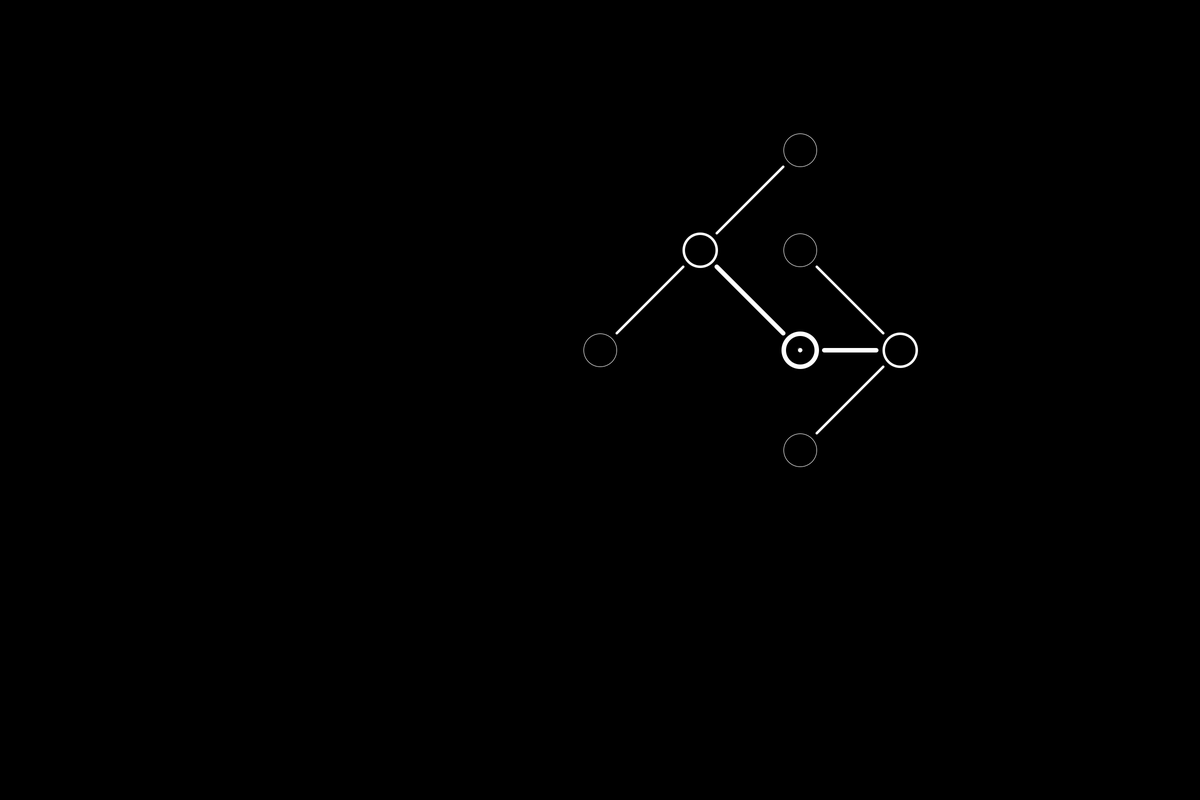
Frame 1 (no input)
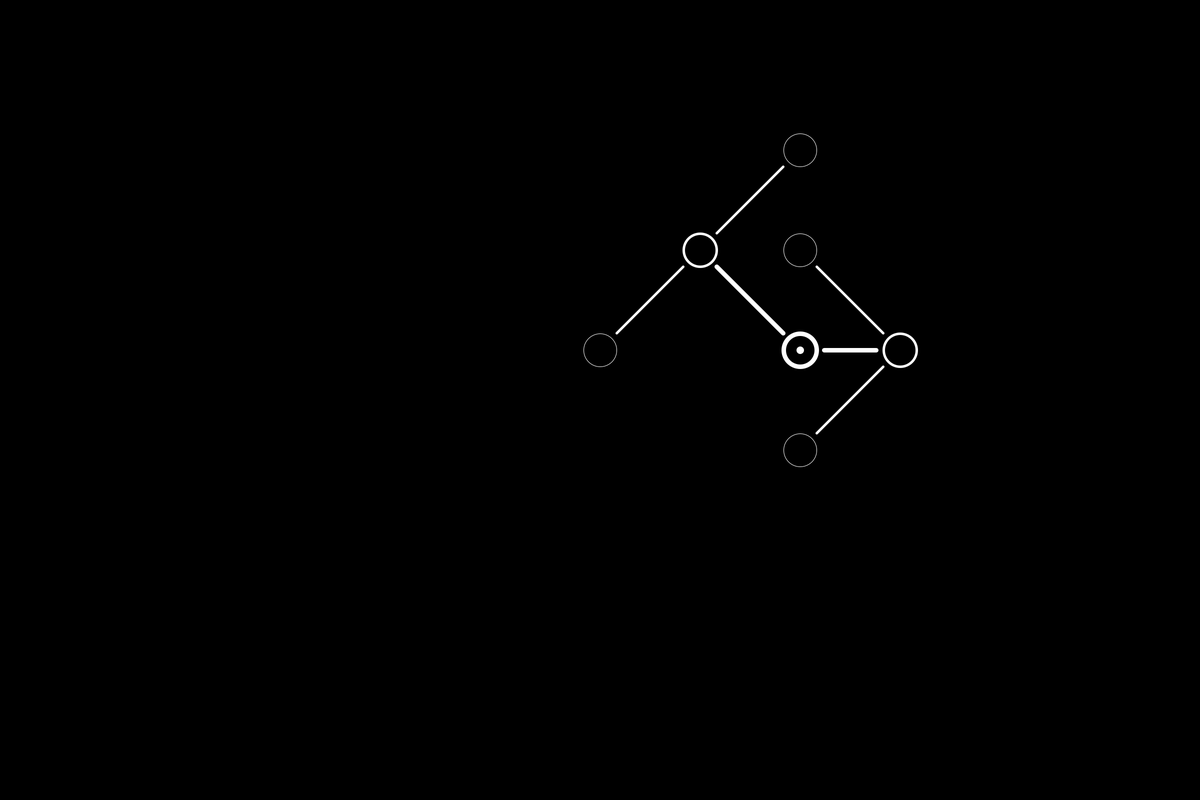
Frame 2 (the mouse pressed at the canvas centre, redrawn once)

The Processing sketch that drew these frames (run headless with seeded random() and noise(); the mouse was pressed at the canvas centre and the sketch redrawn once):

// Processing sketch: line_forms
// ── line_forms.pde
// line-forms

LineForms lineForms; 
int seed = 128;

void setup() {
  size(2400, 1600);
  background(0); 
  frameRate(16);
  
  lineForms = new LineForms(800, 1600, 4, 8, seed);
}

void draw() {
  lineForms.draw();
  image(lineForms.surface, 1100, 0);
  noLoop();
}

void keyPressed() {
  lineForms.seed++;
  loop();
}

// ── LineForm.pde
import java.util.*; 

class LineForm {
  PGraphics surface;
  
  int w, h, weight;
  color c;
  int diam;
  
  LineForm(int _w, int _h, color _c, int _weight) {
    w = _w;
    h = _h;
    c = _c;
    weight = _weight;
    diam = h / 3;
    setup();
  }
   
  void setup() {
    surface = createGraphics(w, h);
  }
  
  void draw() {
    // DO DRAWINGS HERE
    surface.beginDraw();
    surface.smooth();
    surface.noFill();
    surface.stroke(c);
    surface.strokeWeight(weight);
    surface.ellipseMode(CENTER);
    surface.ellipse(w/2, h/2, diam, diam);
    surface.endDraw();
  }
}

// ── LineForms.pde
class LineForms {

  boolean cells[][];
  int xstep, ystep;
  int xsteps, ysteps;
  Point root; 
  
  int width, height;
  
  PGraphics surface;
    
  int MAX_DEPTH = 2;
  int seed = 128;
  
  LineForms(int w, int h, int _xsteps, int _ysteps, int seed) {
    width = w;
    height = h;
    xsteps = _xsteps;
    ysteps = _ysteps;
    xstep = width / xsteps;
    ystep = height / ysteps;
    
    surface = createGraphics(width, height);
  }
  
  void generate() {
    // grow a tree
    int xorigin = int(random(xsteps - 2)) + 1;
    int yorigin = int(random(ysteps - 2)) + 1;
  
    // regenerate cell tracking table
    cells = new boolean[xsteps][ysteps];
    cells[xorigin][yorigin] = true;
  
    // create root
    root = new Point(xorigin, yorigin, 0);
    grow(root);
  }
  
  void grow(Point p) {
    ArrayList<int[]> nabes = neighbors(p.x, p.y, p.depth);
     
    if (nabes.size() == 0) return;
   
    for (int i = 0; i < (MAX_DEPTH); i++) {
      int idx = int(random(nabes.size()));
      
      int[] part = nabes.get(idx);
      nabes.remove(idx);
  
      // flag a cell as occupied
      cells[part[0]][part[1]] = true;
      Point nextp = new Point(part[0], part[1], p.depth + 1);
      p.add(nextp);
  
      // pick fewer at each depth
      if (p.edges.size() > (MAX_DEPTH - p.depth) || nabes.size() == 0) {
        break;
      }
      
    }
  
    // grow out a level
    if (p.depth + 1 < MAX_DEPTH && p.edges.size() > 0) {
      for (int e=0; e < p.edges.size(); e++) {
        grow((Point)p.edges.get(e));
      }
    }
  }
  
  // allow diagonals
  int offsets[][] = {
    {-1, -1}, {0, -1}, {1, -1}, 
    {-1, 0}, {1, 0}, 
    {-1, 1}, {0, 1}, {1, 1}
  };
  
  ArrayList<int[]> neighbors(int x, int y, int d) {
    ArrayList<int[]> out = new ArrayList<int[]>();
  
    for (int crd=0; crd < offsets.length; crd++) {
      int nx = x + offsets[crd][0];
      int ny = y + offsets[crd][1];
  
      // ignore spaces that are out of bounds or already taken
      if (nx < 0 || nx >= xsteps || ny < 0 || ny >= ysteps || cells[nx][ny]) {
        continue;
      }
      
      int coords[] = {nx, ny};
      out.add(coords);
    }
  
    // ** TOTAL RANDOMIZATION **
    // Collections.shuffle(out);
    
    return out;
  }
  
  void draw() {
    randomSeed(seed);
    generate();
  
    surface.beginDraw();
    surface.clear();
    surface.background(0);
    surface.ellipse(tx(root.x), ty(root.y), 10, 10);
    showTree(root);
    surface.endDraw();
    
    // noLoop();
  }
  
  // translate to the center of the step
  int tx(int x) { 
    return x * xstep + (xstep / 2);
  }
  int ty(int y) { 
    return y * ystep + (ystep / 2);
  }
  
  void showTree(Point p) {
    // draw leaf
    LineForm lf = new LineForm(xstep, ystep, color(255), 4 * (MAX_DEPTH - p.depth) + 1);
    lf.draw();
    surface.image(lf.surface, xstep * p.x, ystep * p.y);
  
    // loop through branches
    for (int e=0; e < p.edges.size(); e++) {
      Point other = p.edges.get(e);
      connect(p, other, 4 * (MAX_DEPTH - p.depth) + 1);
      showTree(other);
    }
  }
  
  void connect(Point a, Point b, int weight) {
    float gap = 48;
    
    // connect leaves
    int tpx = tx(a.x);
    int tpy = ty(a.y);
    int opx = tx(b.x);
    int opy = ty(b.y);
  
    float dx = opx - tpx;
    float dy = opy - tpy;
    float theta = atan2(dy, dx);
  
    float ax = tpx + (gap * cos(theta));
    float ay = tpy + (gap * sin(theta));
  
    float len = dist(tpx, tpy, opx, opy);
    float bx = tpx + ((len - gap) * cos(theta));
    float by = tpy + ((len - gap) * sin(theta));
  
    surface.stroke(255);
    surface.strokeWeight(weight);
    surface.line(ax, ay, bx, by);
  }
}

// ── Point.pde
class Point {
  int x, y;
  int depth;
  
  ArrayList<Point> edges;
  
  Point(int _x, int _y, int _depth) {
    x = _x;
    y = _y;
    depth = _depth;
    edges = new ArrayList<Point>();
  }
  
  void add(Point other) {
    edges.add(other);
  }
  
//  Point offset(Point p) {
//    return new Point(x + p.x, y + p.y, depth + 1); 
//  }
}

// ── Utils.pde
import java.util.Date;

long getTimestampFromArgs() {
  if (args != null) {
    return Long.parseLong(args[0]);
  } else {
    // unix epoch timestamp
    return (new Date()).getTime() / 1000;
  }
}

long now() {
  return (new Date()).getTime() / 1000;
}
